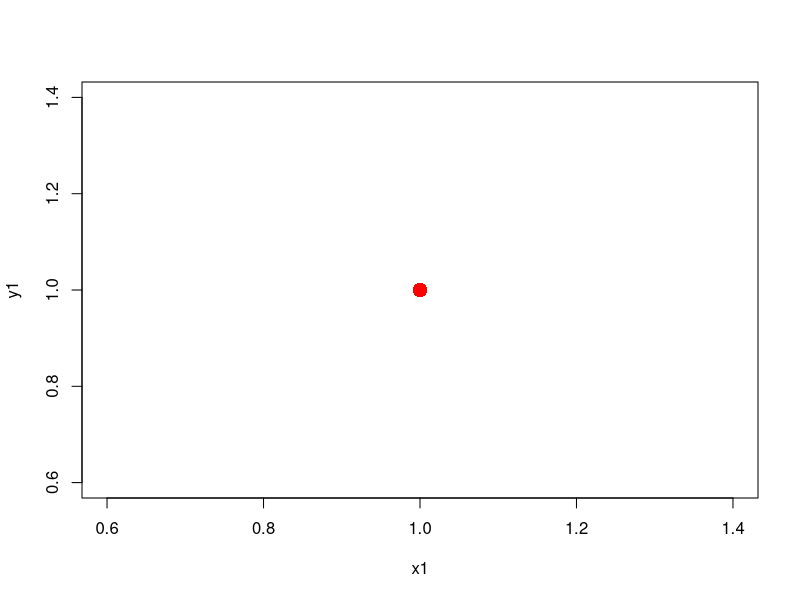

The R source for this figure:
heun_system_na_table <- function(
    fvx1 = function(v, t) {

    },
    fpx1 = function(x1, y1, x2, y2, x3, y3, t) {

    },
    fvy1 = function(v, t) {

    },
    fpy1 = function(x1, y1, x2, y2, x3, y3, t) {

    },
    fvx2 = function(v, t) {

    },
    fpx2 = function(x1, y1, x2, y2, x3, y3, t) {

    },
    fvy2 = function(v, t) {

    },
    fpy2 = function(x1, y1, x2, y2, x3, y3, t) {

    },
    fvx3 = function(v, t) {

    },
    fpx3 = function(x1, y1, x2, y2, x3, y3, t) {

    },
    fvy3 = function(v, t) {

    },
    fpy3 = function(x1, y1, x2, y2, x3, y3, t) {

    },
    x10,
    y10,
    x20,
    y20,
    x30,
    y30,
    vx10,
    vy10,
    vx20,
    vy20,
    vx30,
    vy30,
    a,
    b,
    n) {
    # initialize vector values
    x1 <- 0
    y1 <- 0
    x2 <- 0
    y2 <- 0
    x3 <- 0
    y3 <- 0
    vx1 <- 0
    vy1 <- 0
    vx2 <- 0
    vy2 <- 0
    vx3 <- 0
    vy3 <- 0

    # initialize time
    t <- seq(a, b, by = (b - a) / (n - 1))

    # initialize first values for each vector
    x1[1] <- x10
    x2[1] <- x20
    x3[1] <- x30
    y1[1] <- y10
    y2[1] <- y20
    y3[1] <- y30
    vx1[1] <- vx10
    vx2[1] <- vx20
    vx3[1] <- vx30
    vy1[1] <- vy10
    vy2[1] <- vy20
    vy3[1] <- vy30

    # calculate Heun's method for each vector
    for (i in 2:n){
        # Eulers method for body 1
        # x-velocity, x-position, y-velocity, y-position
        vx1_temp <- vx1[i - 1]
            + fvx1(vx1[i - 1], t[i - 1]) * (b - a) / (n - 1)
        x1_temp <- x1[i - 1]
            + fpx1(x1[i - 1], y1[i - 1],
                x2[i - 1], y2[i - 1],
                x3[i - 1], y3[i - 1],
                t[i - 1]) * (b - a) / (n - 1)
        vy1_temp <- vy1[i - 1]
            + fvy1(vy1[i - 1], t[i - 1]) * (b - a) / (n - 1)
        y1_temp <- y1[i - 1]
            + fpy1(y1[i - 1], x1[i - 1],
                y2[i - 1], x2[i - 1],
                y3[i - 1], x3[i - 1],
                t[i - 1]) * (b - a) / (n - 1)

        # Eulers method for body 2
        # x-velocity, x-position, y-velocity, y-position
        vx2_temp <- vx2[i - 1]
            + fvx1(vx2[i - 1], t[i - 1]) * (b - a) / (n - 1)
        x2_temp <- x2[i - 1]
            + fpx2(x2[i - 1], y2[i - 1],
                x1[i - 1], y1[i - 1],
                x3[i - 1], y3[i - 1],
                t[i - 1]) * (b - a) / (n - 1)
        vy2_temp <- vy2[i - 1]
            + fvy2(vy2[i - 1], t[i - 1]) * (b - a) / (n - 1)
        y2_temp <- y2[i - 1]
            + fpy2(y2[i - 1], x2[i - 1],
                y1[i - 1], x1[i - 1],
                y3[i - 1], x3[i - 1],
                t[i - 1]) * (b - a) / (n - 1)

        # Eulers method for body 3
        # x-velocity, x-position, y-velocity, y-position
        vx3_temp <- vx3[i - 1]
            + fvx3(vx3[i - 1], t[i - 1]) * (b - a) / (n - 1)
        x3_temp <- x3[i - 1]
            + fpx3(x3[i - 1], y3[i - 1],
                x2[i - 1], y2[i - 1],
                x1[i - 1], y1[i - 1],
                t[i - 1]) * (b - a) / (n - 1)
        vy3_temp <- vy3[i - 1]
            + fvy3(vy3[i - 1], t[i - 1]) * (b - a) / (n - 1)
        y3_temp <- y3[i - 1]
            + fpy3(y3[i - 1], x3[i - 1],
                y2[i - 1], x2[i - 1],
                y1[i - 1], x1[i - 1],
                t[i - 1]) * (b - a) / (n - 1)

        # Heuns method for body 1
        # x-velocity, x-position, y-velocity, y-position
        vx1[i] <- vx1[i - 1]
            + (fvx1(vx1[i - 1], t[i - 1])
            + fvx1(vx1_temp, t[i])) * (b - a) / (2 * (n - 1))
        x1[i] <- x1[i - 1]
            + (fpx1(x1[i - 1], y1[i - 1],
                    x2[i - 1], y2[i - 1],
                    x3[i - 1], y3[i - 1],
                    t[i - 1])
            + fpx1(x1_temp, y1_temp,
                    x2_temp, y2_temp,
                    x3_temp, y3_temp,
                    t[i])) * (b - a) / (2 * (n - 1))
        vy1[i] <- vy1[i - 1]
            + (fvy1(vy1[i - 1], t[i - 1])
            + fvy1(vy1_temp, t[i])) * (b - a) / (2 * (n - 1))
        y1[i] <- y1[i - 1]
            + (fpy1(y1[i - 1], x1[i - 1],
                    y2[i - 1], x2[i - 1],
                    y3[i - 1], x3[i - 1],
                    t[i - 1])
            + fpy1(y1_temp, x1_temp,
                    y2_temp, x2_temp,
                    y3_temp, x3_temp,
                    t[i])) * (b - a) / (2 * (n - 1))


        # Heuns method for body 2
        # x-velocity, x-position, y-velocity, y-position
        vx2[i] <- vx2[i - 1]
            + (fvx2(vx2[i - 1], t[i - 1])
            + fvx2(vx2_temp, t[i])) * (b - a) / (2 * (n - 1))
        x2[i] <- x2[i - 1]
            + (fpx2(x2[i - 1], y2[i - 1],
                    x1[i - 1], y1[i - 1],
                    x3[i - 1], y3[i - 1],
                    t[i - 1])
            + fpx2(x2_temp, y2_temp,
                    x1_temp, y1_temp,
                    x3_temp, y3_temp,
                    t[i])) * (b - a) / (2 * (n - 1))
        vy2[i] <- vy2[i - 1]
            + (fvy2(vy2[i - 1], t[i - 1])
            + fvy2(vy2_temp, t[i])) * (b - a) / (2 * (n - 1))
        y2[i] <- y2[i - 1]
            + (fpy2(y2[i - 1], x2[i - 1],
                    y1[i - 1], x1[i - 1],
                    y3[i - 1], x3[i - 1],
                    t[i - 1])
            + fpy2(y2_temp, x2_temp,
                    y1_temp, x1_temp,
                    y3_temp, x3_temp,
                    t[i])) * (b - a) / (2 * (n - 1))

        # Heuns method for body 1
        # x-velocity, x-position, y-velocity, y-position
        vx3[i] <- vx3[i - 1]
            + (fvx3(vx3[i - 1], t[i - 1])
            + fvx3(vx3_temp, t[i])) * (b - a) / (2 * (n - 1))
        x3[i] <- x3[i - 1]
            + (fpx3(x3[i - 1], y3[i - 1],
                    x2[i - 1], y2[i - 1],
                    x1[i - 1], y1[i - 1],
                    t[i - 1])
            + fpx3(x3_temp, y3_temp,
                    x2_temp, y2_temp,
                    x1_temp, y1_temp,
                    t[i])) * (b - a) / (2 * (n - 1))
        vy3[i] <- vy3[i - 1]
            + (fvy3(vy3[i - 1], t[i - 1])
            + fvy3(vy3_temp, t[i])) * (b - a) / (2 * (n - 1))
        y3[i] <- y3[i - 1]
            + (fpy3(y3[i - 1], x3[i - 1],
                    y2[i - 1], x2[i - 1],
                    y1[i - 1], x1[i - 1],
                    t[i - 1])
            + fpy3(y3_temp, x3_temp,
                    y2_temp, x2_temp,
                    y1_temp, x1_temp,
                    t[i])) * (b - a) / (2 * (n - 1))
    }
    plot(x1, y1, col = "red", pch = 20, cex = 2.5)
    points(x2, y2, col = "green", pch = 20, cex = 2.5)
    points(x3, y3, col = "blue", pch = 20, cex = 2.5)
    recordPlot()
    table <- data.frame(t, x1, y1, x2, y2, x3, y3)
    return(table)
}

velocity <- function(v, t) {
    v
}

position <- function(x1, y1, x2, y2, x3, y3, t) {
    -(x1 - x2 / ((x1 - x2)^2 + (y1 - y2)^2)^(3 / 2))
    - (x1 - x3 / ((x1 - x3)^2 + (y1 - y3)^2)^(3 / 2))
}

heun_table <- heun_system_na_table(velocity, position,
                    velocity, position,
                    velocity, position,
                    velocity, position,
                    velocity, position,
                    velocity, position,
                    1, 1, 2, 2, 3, 3,
                    0, 0, 0, 0, 0, 0,
                    0, 60, 601)